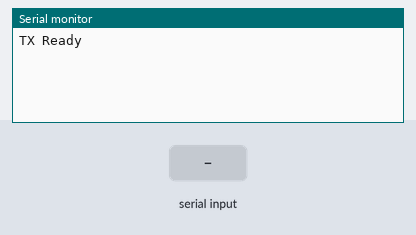
A sketch run on a simulated Arduino Uno, built with avr-gcc and run on an emulated ATmega328P. Shown: the last lines printed to the serial monitor. The test bench sets the inputs (shaded band). No radio packets arrive unless stated.

Above: at 1.2 s.
1.3 s: "F" received over Serial
At 2.0 s:
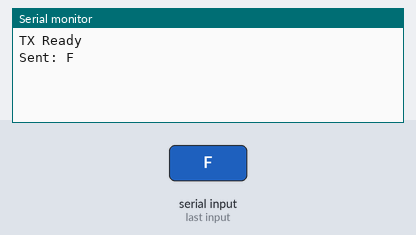
2.8 s: "B" received over Serial
At 3.2 s:
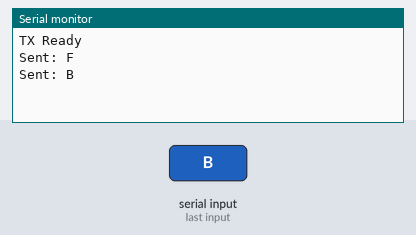
4.3 s: "L" received over Serial
At 5.5 s:
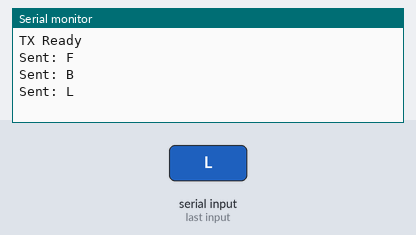
5.8 s: "R" received over Serial
At 6.7 s:
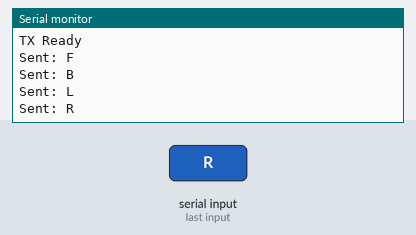
7.3 s: "S" received over Serial
At 7.8 s:
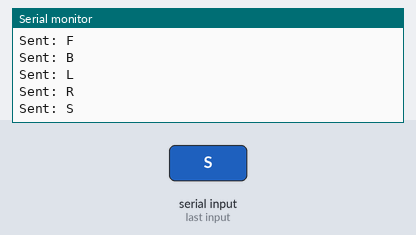

The sketch:

Transmitter.ino
```cpp
#include <SPI.h>
#include <RF24.h>

RF24 radio(9, 8);  // CE=D9, CSN=D8
const byte address[6] = "00001";

void setup() {
  Serial.begin(9600);
  radio.begin();
  radio.openWritingPipe(address);
  radio.setPALevel(RF24_PA_HIGH);
  radio.stopListening();  // TX mode
  Serial.println("TX Ready");
}

void loop() {
  if (Serial.available() > 0) {
    char cmd = Serial.read();  // Read single char, not String

    if (cmd == 'F' || cmd == 'B' || cmd == 'L' || cmd == 'R' || cmd == 'S') {
      char payload[2];
      payload[0] = cmd;
      payload[1] = '\0';
      radio.write(&payload, sizeof(payload));
      Serial.print("Sent: ");
      Serial.println(cmd);
    }
    // Any other character (like \n) is simply ignored
  }
}
```

Measured:
- after the input at 1.3 s, the serial monitor: prints a new line at once (image 1)
- after the input at 2.8 s, the serial monitor: prints a new line at once (image 2)
- after the input at 4.3 s, the serial monitor: prints a new line at once (image 3)
- after the input at 5.8 s, the serial monitor: prints a new line at once (image 4)
- after the input at 7.3 s, the serial monitor: prints a new line at once (image 5)
